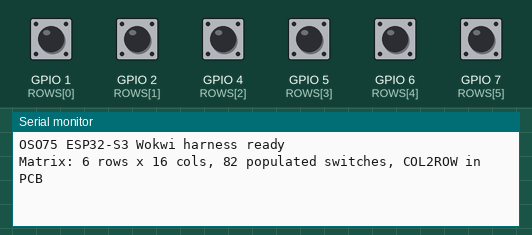
This sketch was run on a simulated ESP32-S3. Shown: the last lines printed to the serial monitor. The test bench sets the inputs (shaded band); at power-on: GPIO 1 (ROWS[0]), GPIO 2 (ROWS[1]), GPIO 4 (ROWS[2]), GPIO 5 (ROWS[3]), GPIO 6 (ROWS[4]), GPIO 7 (ROWS[5]) HIGH.

Above: at 1.2 s.
1.3 s: GPIO 1 (ROWS[0]) pulled LOW for 0.15 s
At 2.4 s:
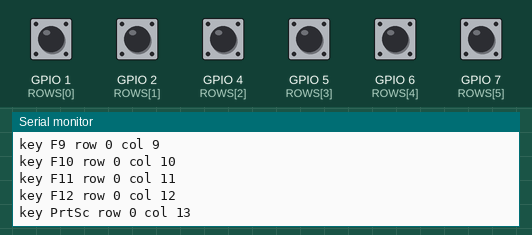
2.9 s: GPIO 2 (ROWS[1]) pulled LOW for 0.15 s
At 3.6 s:
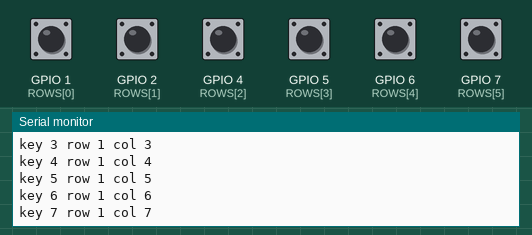
4.5 s: GPIO 4 (ROWS[2]) pulled LOW for 0.15 s
At 5.8 s:
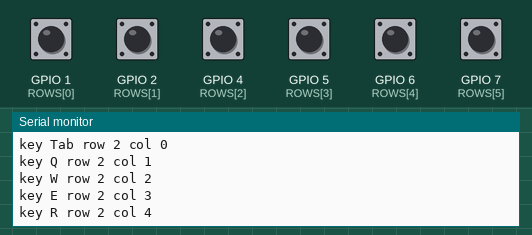
6.1 s: GPIO 5 (ROWS[3]) pulled LOW for 0.15 s
At 7.3 s:
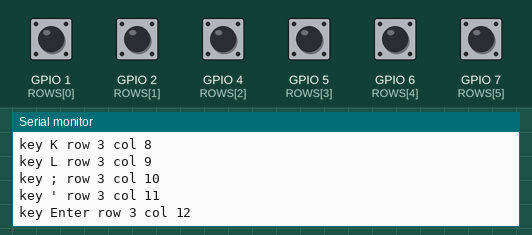
7.7 s: GPIO 6 (ROWS[4]) pulled LOW for 0.15 s
At 8.4 s:
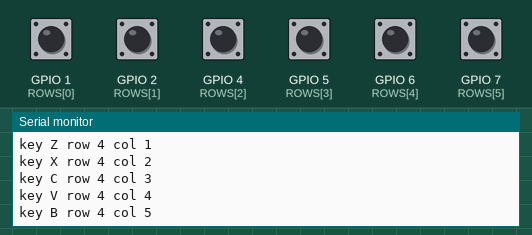
9.3 s: GPIO 7 (ROWS[5]) pulled LOW for 0.15 s
At 10.9 s:
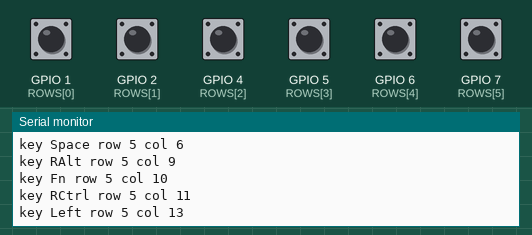
Timing chart, 0 to 11.9 s (numbered marks = the images above; inputs shaded):
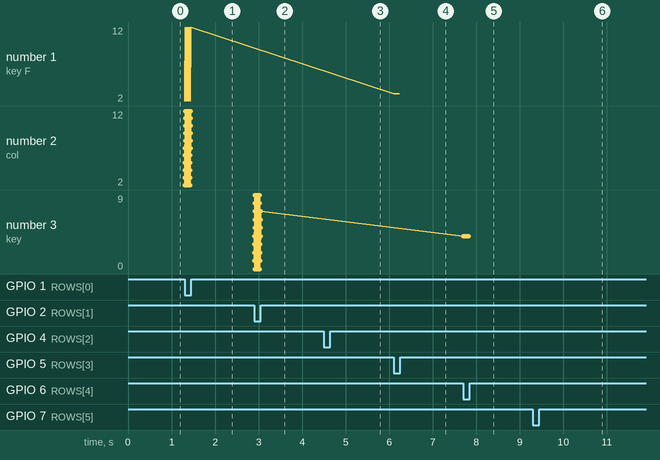

The sketch:

sketch.ino
```cpp
// Generated OSO75 ESP32-S3 Wokwi harness.
// Open with Wokwi or run with wokwi-cli when installed.

const uint8_t ROWS[] = {1, 2, 4, 5, 6, 7};
const uint8_t COLS[] = {8, 9, 10, 11, 12, 13, 14, 15, 16, 17, 18, 21, 35, 36, 37, 38};
const char* LABELS[6][16] = {
  {"", "", "F2", "F3", "F4", "F5", "F6", "F7", "F8", "F9", "F10", "F11", "F12", "PrtSc", "", ""},
  {"`", "1", "2", "3", "4", "5", "6", "7", "8", "9", "0", "-", "=", "Backspace", "Ins", "Home"},
  {"Tab", "Q", "W", "E", "R", "T", "Y", "U", "I", "O", "P", "[", "]", "\\", "PgUp", "Del"},
  {"Caps", "A", "S", "D", "F", "G", "H", "J", "K", "L", ";", "'", "Enter", "", "End", "PgDn"},
  {"LShift", "Z", "X", "C", "V", "B", "N", "M", ",", ".", "/", "RShift", "", "", "Up", ""},
  {"LCtrl", "LGUI", "LAlt", "", "", "", "Space", "", "", "RAlt", "Fn", "RCtrl", "", "Left", "Down", "Right"}
};

void setup() {
  Serial.begin(115200);
  for (uint8_t r = 0; r < 6; r++) {
    pinMode(ROWS[r], INPUT_PULLUP);
  }
  for (uint8_t c = 0; c < 16; c++) {
    pinMode(COLS[c], INPUT_PULLUP);
    digitalWrite(COLS[c], HIGH);
  }
  Serial.println("OSO75 ESP32-S3 Wokwi harness ready");
  Serial.println("Matrix: 6 rows x 16 cols, 82 populated switches, COL2ROW in PCB");
}

void loop() {
  for (uint8_t c = 0; c < 16; c++) {
    pinMode(COLS[c], OUTPUT);
    digitalWrite(COLS[c], LOW);
    delayMicroseconds(30);
    for (uint8_t r = 0; r < 6; r++) {
      if (digitalRead(ROWS[r]) == LOW && LABELS[r][c][0]) {
        Serial.print("key ");
        Serial.print(LABELS[r][c]);
        Serial.print(" row ");
        Serial.print(r);
        Serial.print(" col ");
        Serial.println(c);
      }
    }
    pinMode(COLS[c], INPUT_PULLUP);
  }
  delay(5);
}
```

Measured:
- after the input at 1.3 s, the serial monitor: prints a new line at once (image 1)
- after the input at 2.9 s, the serial monitor: prints a new line at once (image 2)
- after the input at 4.5 s, the serial monitor: prints a new line at once (image 3)
- after the input at 6.1 s, the serial monitor: prints a new line at once (image 4)
- after the input at 7.7 s, the serial monitor: prints a new line at once (image 5)
- after the input at 9.3 s, the serial monitor: prints a new line at once (image 6)
